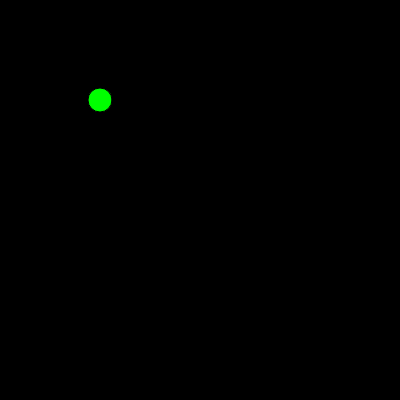
Frame 1 (no input)
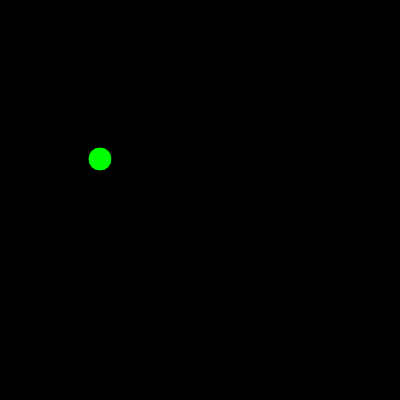
Frame 60 (no input)
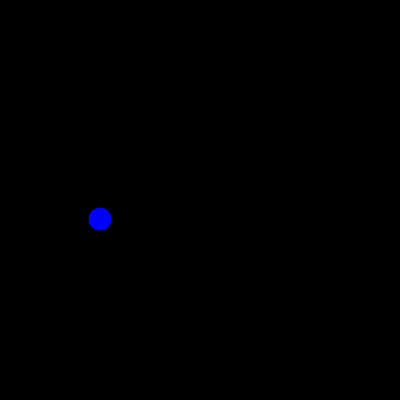
Frame 120 (the mouse pressed at the canvas centre since frame 60)

The p5.js sketch that drew these frames (run headless with seeded random() and noise() and a simulated clock; from frame 60 on, the mouse is pressed at the canvas centre):

// p5.js sketch
// ── sketch.js
var particle;

function setup() {
  createCanvas(400, 400);
  particle = {
    x: 100,
    y: 100,
    radius: 12,
    col: color(0, 255, 0),
    display: function() {
      fill(this.col);
      ellipse(this.x, this.y, this.radius * 2, this.radius * 2);
    },
    move: function() {
      this.y = this.y + 1;
      if (this.y > 200) {
        this.col = color(0, 0, 255);
      }
    }
  };
}

function draw() {
  background(0);
  particle.display();
  particle.move();
}
